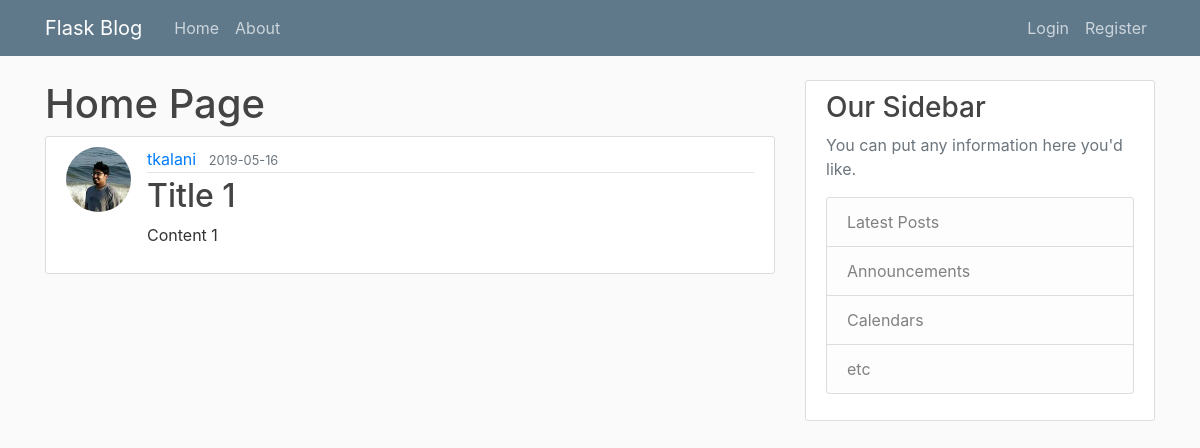
Page /home on the earlier database version.
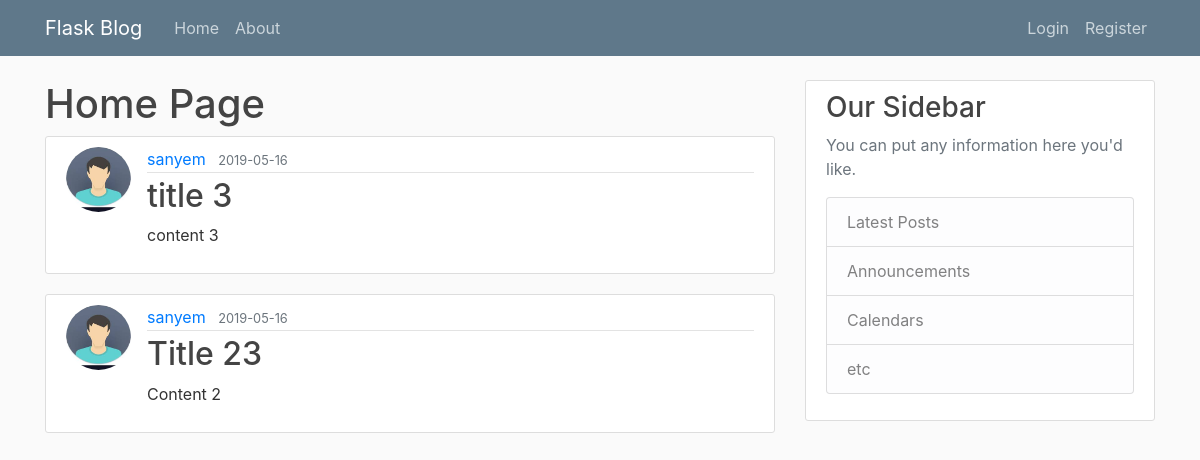
Same page on the later database version.
### flaskblog/models.py (models this page shows, shortened)
class Post(db.Model):
    id = db.Column(db.Integer, primary_key=True)
    title = db.Column(db.String(100), nullable=False)
    date_posted = db.Column(db.DateTime, nullable=False, default=datetime.utcnow)
    content = db.Column(db.Text, nullable=False)
    user_id = db.Column(db.Integer, db.ForeignKey('user.id'), nullable=False)

class User(db.Model, UserMixin):
    id = db.Column(db.Integer, primary_key=True)
    username = db.Column(db.String(20), unique=True, nullable=False)
    email = db.Column(db.String(120), unique=True, nullable=False)
    image_file = db.Column(db.String(120), default='default.jpg')
    password = db.Column(db.String(60), nullable=False)
    posts = db.relationship('Post', backref='author', lazy=True)

### flaskblog/routes.py (the view)
@app.route("/")
@app.route("/home")
def home():
    page = request.args.get('page', 1, type=int)
    posts = Post.query.order_by(Post.date_posted.desc()).paginate(per_page=2, page=page)
    return render_template('home.html', posts=posts)

### flaskblog/templates/home.html
{% extends 'layout.html' %}
{% block content %}
<h1> Home Page </h1>
{% for post in posts %}
<article class="media content-section">
    <img src="{{ url_for('static', filename='profile_pics/'+post.author.image_file) }}" class="rounded-circle article-img">
    <div class="media-body">
        <div class="article-metadata">
            <a class="mr-2" href="#">{{ post.author.username }}</a>
            <small class="text-muted">{{ post.date_posted.strftime('%Y-%m-%d') }}</small>
        </div>
        <h2><a class="article-title" href="{{ url_for('post', post_id=post.id) }}">{{ post.title }}</a></h2>
        <p class="article-content">{{ post.content }}</p>
    </div>
</article>
{% endfor %}
{% endblock content %}

Differences in the rows shown:
no longer on this page (row unchanged): Post: image_file (picture), author.username "tkalani", date_posted "2019-05-16", title "Title 1", content "Content 1"
added Post: image_file (placeholder picture), author.username "sanyem", date_posted "2019-05-16", title "title 3", content "content 3"
added Post: image_file (placeholder picture), author.username "sanyem", date_posted "2019-05-16", title "Title 23", content "Content 2"
